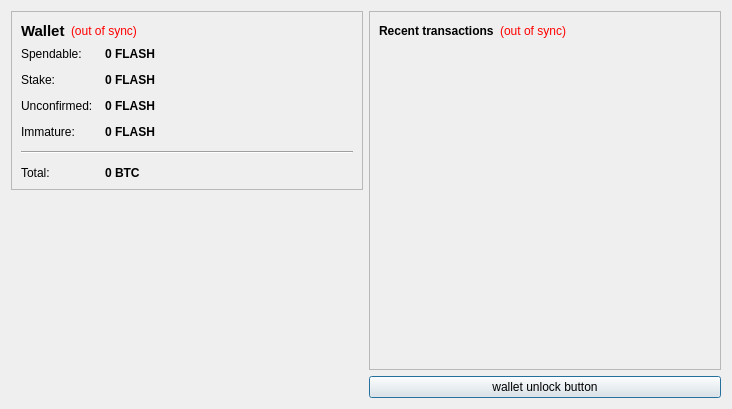
<?xml version="1.0" encoding="UTF-8"?>
<ui version="4.0">
 <class>OverviewPage</class>
 <widget class="QWidget" name="OverviewPage">
  <property name="geometry">
   <rect>
    <x>0</x>
    <y>0</y>
    <width>732</width>
    <height>409</height>
   </rect>
  </property>
  <property name="windowTitle">
   <string>Form</string>
  </property>
  <layout class="QHBoxLayout" name="horizontalLayout" stretch="0,0">
   <item>
    <layout class="QVBoxLayout" name="verticalLayout_2">
     <item>
      <widget class="QFrame" name="frame">
       <property name="frameShape">
        <enum>QFrame::StyledPanel</enum>
       </property>
       <property name="frameShadow">
        <enum>QFrame::Raised</enum>
       </property>
       <layout class="QVBoxLayout" name="verticalLayout_4">
        <item>
         <layout class="QHBoxLayout" name="horizontalLayout_4">
          <item>
           <widget class="QLabel" name="label_5">
            <property name="font">
             <font>
              <pointsize>11</pointsize>
              <weight>75</weight>
              <bold>true</bold>
             </font>
            </property>
            <property name="text">
             <string>Wallet</string>
            </property>
           </widget>
          </item>
          <item>
           <widget class="QLabel" name="labelWalletStatus">
            <property name="toolTip">
             <string>The displayed information may be out of date. Your wallet automatically synchronizes with the FlashCoin network after a connection is established, but this process has not completed yet.</string>
            </property>
            <property name="styleSheet">
             <string notr="true">QLabel { color: red; }</string>
            </property>
            <property name="text">
             <string notr="true">(out of sync)</string>
            </property>
            <property name="alignment">
             <set>Qt::AlignLeading|Qt::AlignLeft|Qt::AlignVCenter</set>
            </property>
           </widget>
          </item>
          <item>
           <spacer name="horizontalSpacer_2">
            <property name="orientation">
             <enum>Qt::Horizontal</enum>
            </property>
            <property name="sizeHint" stdset="0">
             <size>
              <width>40</width>
              <height>20</height>
             </size>
            </property>
           </spacer>
          </item>
         </layout>
        </item>
        <item>
         <layout class="QFormLayout" name="formLayout_2">
          <property name="fieldGrowthPolicy">
           <enum>QFormLayout::AllNonFixedFieldsGrow</enum>
          </property>
          <property name="horizontalSpacing">
           <number>12</number>
          </property>
          <property name="verticalSpacing">
           <number>12</number>
          </property>
          <item row="0" column="0">
           <widget class="QLabel" name="label">
            <property name="text">
             <string>Spendable:</string>
            </property>
           </widget>
          </item>
          <item row="0" column="1">
           <widget class="QLabel" name="labelBalance">
            <property name="font">
             <font>
              <weight>75</weight>
              <bold>true</bold>
             </font>
            </property>
            <property name="cursor">
             <cursorShape>IBeamCursor</cursorShape>
            </property>
            <property name="toolTip">
             <string>Your current spendable balance</string>
            </property>
            <property name="text">
             <string notr="true">0 FLASH</string>
            </property>
            <property name="textInteractionFlags">
             <set>Qt::LinksAccessibleByMouse|Qt::TextSelectableByKeyboard|Qt::TextSelectableByMouse</set>
            </property>
           </widget>
          </item>
          <item row="1" column="0">
           <widget class="QLabel" name="label_6">
            <property name="text">
             <string>Stake:</string>
            </property>
           </widget>
          </item>
          <item row="1" column="1">
           <widget class="QLabel" name="labelStake">
            <property name="font">
             <font>
              <weight>75</weight>
              <bold>true</bold>
             </font>
            </property>
            <property name="cursor">
             <cursorShape>IBeamCursor</cursorShape>
            </property>
            <property name="toolTip">
             <string>Total of coins that was staked, and do not yet count toward the current balance</string>
            </property>
            <property name="text">
             <string notr="true">0 FLASH</string>
            </property>
            <property name="textInteractionFlags">
             <set>Qt::LinksAccessibleByMouse|Qt::TextSelectableByKeyboard|Qt::TextSelectableByMouse</set>
            </property>
           </widget>
          </item>
          <item row="2" column="0">
           <widget class="QLabel" name="label_3">
            <property name="text">
             <string>Unconfirmed:</string>
            </property>
           </widget>
          </item>
          <item row="2" column="1">
           <widget class="QLabel" name="labelUnconfirmed">
            <property name="font">
             <font>
              <weight>75</weight>
              <bold>true</bold>
             </font>
            </property>
            <property name="cursor">
             <cursorShape>IBeamCursor</cursorShape>
            </property>
            <property name="toolTip">
             <string>Total of transactions that have yet to be confirmed, and do not yet count toward the current balance</string>
            </property>
            <property name="text">
             <string notr="true">0 FLASH</string>
            </property>
            <property name="textInteractionFlags">
             <set>Qt::LinksAccessibleByMouse|Qt::TextSelectableByKeyboard|Qt::TextSelectableByMouse</set>
            </property>
           </widget>
          </item>
          <item row="3" column="0">
           <widget class="QLabel" name="labelImmatureText">
            <property name="text">
             <string>Immature:</string>
            </property>
           </widget>
          </item>
          <item row="3" column="1">
           <widget class="QLabel" name="labelImmature">
            <property name="font">
             <font>
              <weight>75</weight>
              <bold>true</bold>
             </font>
            </property>
            <property name="toolTip">
             <string>Mined balance that has not yet matured</string>
            </property>
            <property name="text">
             <string notr="true">0 FLASH</string>
            </property>
            <property name="textInteractionFlags">
             <set>Qt::LinksAccessibleByMouse|Qt::TextSelectableByKeyboard|Qt::TextSelectableByMouse</set>
            </property>
           </widget>
          </item>
          <item row="4" column="0" colspan="2">
           <widget class="Line" name="line">
            <property name="orientation">
             <enum>Qt::Horizontal</enum>
            </property>
           </widget>
          </item>
          <item row="5" column="0">
           <widget class="QLabel" name="labelTotalText">
            <property name="text">
             <string>Total:</string>
            </property>
           </widget>
          </item>
          <item row="5" column="1">
           <widget class="QLabel" name="labelTotal">
            <property name="font">
             <font>
              <weight>75</weight>
              <bold>true</bold>
             </font>
            </property>
            <property name="cursor">
             <cursorShape>IBeamCursor</cursorShape>
            </property>
            <property name="toolTip">
             <string>Your current total balance</string>
            </property>
            <property name="text">
             <string notr="true">0 BTC</string>
            </property>
            <property name="textInteractionFlags">
             <set>Qt::LinksAccessibleByMouse|Qt::TextSelectableByKeyboard|Qt::TextSelectableByMouse</set>
            </property>
           </widget>
          </item>
         </layout>
        </item>
       </layout>
      </widget>
     </item>
     <item>
      <spacer name="verticalSpacer_4">
       <property name="orientation">
        <enum>Qt::Vertical</enum>
       </property>
       <property name="sizeHint" stdset="0">
        <size>
         <width>20</width>
         <height>40</height>
        </size>
       </property>
      </spacer>
     </item>
     <item>
      <widget class="QLabel" name="label_2">
       <property name="text">
        <string/>
       </property>
       <property name="pixmap">
        <pixmap resource="../bitcoin.qrc">:/images/Wallet_Logo</pixmap>
       </property>
       <property name="alignment">
        <set>Qt::AlignCenter</set>
       </property>
      </widget>
     </item>
     <item>
      <spacer name="verticalSpacer">
       <property name="orientation">
        <enum>Qt::Vertical</enum>
       </property>
       <property name="sizeHint" stdset="0">
        <size>
         <width>20</width>
         <height>40</height>
        </size>
       </property>
      </spacer>
     </item>
    </layout>
   </item>
   <item>
    <layout class="QVBoxLayout" name="verticalLayout_3">
     <item>
      <widget class="QFrame" name="frame_2">
       <property name="frameShape">
        <enum>QFrame::StyledPanel</enum>
       </property>
       <property name="frameShadow">
        <enum>QFrame::Raised</enum>
       </property>
       <layout class="QVBoxLayout" name="verticalLayout">
        <item>
         <layout class="QHBoxLayout" name="horizontalLayout_2">
          <item>
           <widget class="QLabel" name="label_4">
            <property name="text">
             <string>&lt;b&gt;Recent transactions&lt;/b&gt;</string>
            </property>
           </widget>
          </item>
          <item>
           <widget class="QLabel" name="labelTransactionsStatus">
            <property name="toolTip">
             <string>The displayed information may be out of date. Your wallet automatically synchronizes with the FlashCoin network after a connection is established, but this process has not completed yet.</string>
            </property>
            <property name="styleSheet">
             <string notr="true">QLabel { color: red; }</string>
            </property>
            <property name="text">
             <string notr="true">(out of sync)</string>
            </property>
            <property name="alignment">
             <set>Qt::AlignRight|Qt::AlignTrailing|Qt::AlignVCenter</set>
            </property>
           </widget>
          </item>
          <item>
           <spacer name="horizontalSpacer">
            <property name="orientation">
             <enum>Qt::Horizontal</enum>
            </property>
            <property name="sizeHint" stdset="0">
             <size>
              <width>40</width>
              <height>20</height>
             </size>
            </property>
           </spacer>
          </item>
         </layout>
        </item>
        <item>
         <widget class="QListView" name="listTransactions">
          <property name="styleSheet">
           <string notr="true">QListView { background: transparent; }</string>
          </property>
          <property name="frameShape">
           <enum>QFrame::NoFrame</enum>
          </property>
          <property name="verticalScrollBarPolicy">
           <enum>Qt::ScrollBarAlwaysOff</enum>
          </property>
          <property name="horizontalScrollBarPolicy">
           <enum>Qt::ScrollBarAlwaysOff</enum>
          </property>
          <property name="selectionMode">
           <enum>QAbstractItemView::NoSelection</enum>
          </property>
         </widget>
        </item>
       </layout>
      </widget>
     </item>
     <item>
      <widget class="QPushButton" name="unlockWalletButton">
       <property name="sizePolicy">
        <sizepolicy hsizetype="Minimum" vsizetype="Fixed">
         <horstretch>0</horstretch>
         <verstretch>0</verstretch>
        </sizepolicy>
       </property>
       <property name="maximumSize">
        <size>
         <width>16777214</width>
         <height>16777214</height>
        </size>
       </property>
       <property name="toolTip">
        <string/>
       </property>
       <property name="text">
        <string>wallet unlock button</string>
       </property>
       <property name="checkable">
        <bool>false</bool>
       </property>
       <property name="autoDefault">
        <bool>false</bool>
       </property>
       <property name="default">
        <bool>true</bool>
       </property>
       <property name="flat">
        <bool>false</bool>
       </property>
      </widget>
     </item>
    </layout>
   </item>
  </layout>
 </widget>
 <resources>
  <include location="../bitcoin.qrc"/>
 </resources>
 <connections/>
</ui>
